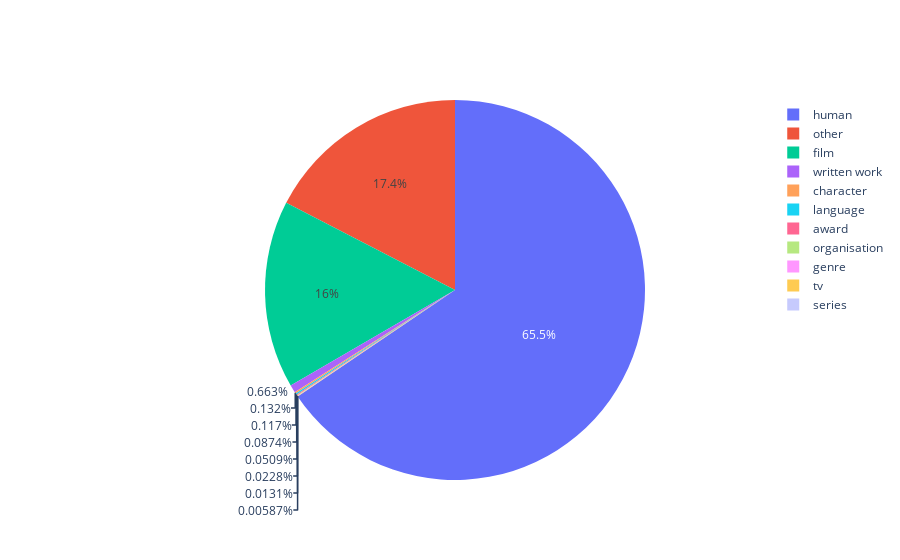

This figure's notebook cell:
### Code cell
# Histogram w.r.t what's in the actual published graph
ecats = defaultdict(set)
for s, o in graph.subject_objects(WDT.P31):
    c = roots.get(o, 'other')
    ecats[c].add(s)

chist = {c: len(ents) for c, ents in ecats.items()}
labels, values = zip(*chist.items())
iplot(dict(data=[go.Pie(labels=labels, values=values)]))

### Figure 1 — Plotly figure (JSON) as saved in the notebook; plotly's stock layout.template omitted (floating-point values rounded to 4 significant figures)
{"data": [{"labels": ["other", "film", "human", "organisation", "written work", "character", "tv", "series", "award", "genre", "language"], "type": "pie", "values": [26679, 24458, 100423, 78, 1016, 202, 20, 9, 134, 35, 179]}], "layout": {"autosize": true}}
